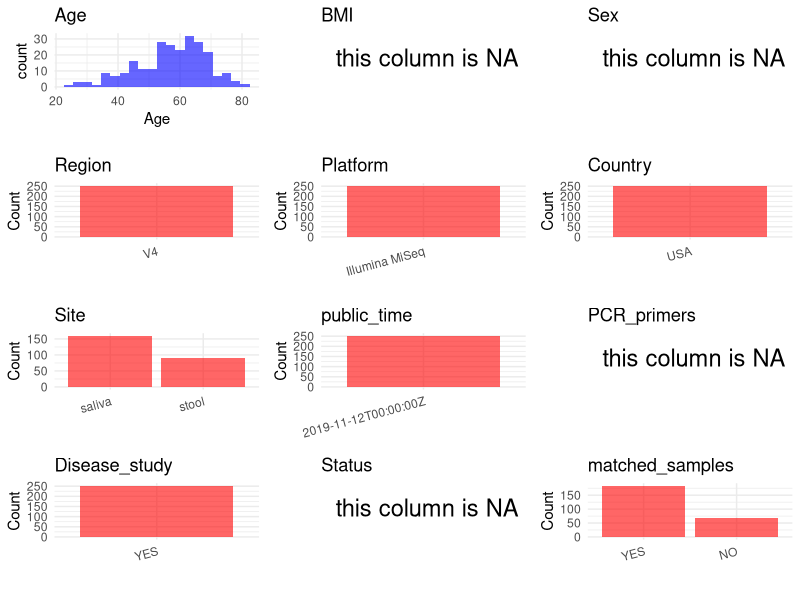

Recreate this plot in R. (Note: this script raises an error after producing the figure.)
## ---- chunk 1
# Load necessary libraries
library(dplyr)
library(ggplot2)
library(cowplot)

# Set working directory (update this path to your local directory)
setwd("/home/dongbiao/word_embedding_microbiome/all_data/oral/global-oral-microbiome/data/projects/PRJNA535518")

# Read the initial metadata files
initial_meta<-read.csv("SraRunTable.csv",header = T)

# Display the first few rows of the metadata
head(initial_meta)
## ---- chunk 2
# Create a uniform metadata dataframe
metadata <- data.frame(
  BioProject = initial_meta$BioProject,
  Run = initial_meta$Run,
  sample_name = initial_meta$Sample.Name,
  Age = initial_meta$AGE_067,
  BMI = NA,
  Sex= NA,
  Region = "V4",
  Platform = initial_meta$Instrument,
  Country = initial_meta$geo_loc_name_country,
  Site = initial_meta$env_medium,
  public_time = initial_meta$ReleaseDate,
  stringsAsFactors = FALSE
)
## ---- chunk 3
# Add information obtained from the publication
metadata$PCR_primers <- NA_character_  # Update based on the publication
metadata$title <- "Alterations in Oral Microbiota in HIV Are Related to Decreased Pulmonary Function"
metadata$Disease_study <- "YES"
metadata$Status <- NA_character_

#extract subject id by remove prefix of sample_name
metadata$sample_name <- gsub("_st|_sal", "", metadata$sample_name)

# Check initial data distribution
cat("Initial sample distribution:\n")
table(metadata$sample_name)
table(metadata$Site)

# Calculate sampling frequency per subject
sample_counts <- table(metadata$sample_name)
cat("\nNumber of samples per subject:\n")
print(sample_counts)

# Create matched_samples column
metadata$matched_samples <- ifelse(metadata$sample_name %in% names(sample_counts[sample_counts >= 2]), "YES", "NO")

cat("\nMatched samples distribution:\n")
table(metadata$matched_samples)

# Identify samples for removal: single samples excluding saliva 
single_samples <- names(sample_counts[sample_counts == 1])
samples_to_remove <- metadata$sample_name %in% single_samples & !(metadata$Site %in% c("saliva"))

cat("\nNumber of samples to be removed:", sum(samples_to_remove), "\n")

# Remove identified samples
metadata_clean <- metadata[!samples_to_remove, ]

cat("\nFinal sample distribution after cleaning:\n")
table(metadata_clean$sample_name)
table(metadata_clean$Site)
table(metadata_clean$matched_samples)

# Use cleaned dataset for subsequent analysis
metadata <- metadata_clean
## ---- chunk 4
# Check the number of unique runs and sample names
print(paste("Number of unique runs:", length(unique(metadata$Run))))
print(paste("Number of unique sample names:", length(unique(metadata$sample_name))))
## ---- chunk 5
# Select columns for visualization
plot_data <- metadata %>%
  select(-BioProject, -Run, -sample_name, -title)

# Function to create simple plots for each column
create_simple_plots <- function(data) {
  plots <- list()
  
  for (col in colnames(data)) {
    # Check if the column is all NA
    if (all(is.na(data[[col]]))) {
      # Create an empty plot with text indicating all NA
      p <- ggplot() +
        annotate("text", x = 0.5, y = 0.5, label = "this column is NA", size = 6) +
        labs(title = col) +
        theme_void()
    } else if (is.numeric(data[[col]])) {
      # Numeric variable: histogram
      p <- ggplot(data, aes(x = .data[[col]])) +
        geom_histogram(fill = "blue", alpha = 0.6, bins = 20, na.rm = TRUE) +
        labs(title = col) +
        theme_minimal()
    } else {
      # Categorical variable: bar plot (remove NA values)
      count_data <- as.data.frame(table(data[[col]], useNA = "ifany"))
      p <- ggplot(count_data, aes(x = reorder(Var1, -Freq), y = Freq)) +
        geom_col(fill = "red", alpha = 0.6) +
        labs(title = col, x = NULL, y = "Count") +
        theme_minimal() +
        theme(axis.text.x = element_text(angle = 15, hjust = 1))
    }
    plots[[col]] <- p
  }
  
  return(plots)
}

# Generate and arrange plots
plots <- create_simple_plots(plot_data)
p<-plot_grid(plots$Age, 
          plots$BMI, 
          plots$Sex, 
          plots$Region, 
          plots$Platform, 
          plots$Country, 
          plots$Site,
          plots$public_time, 
          plots$PCR_primers,
          plots$Disease_study,
          plots$Status,
          plots$matched_samples,# add 
          ncol = 3, align = "hv", axis = "lb")
ggsave("Metadata_Summary.png", plot = p, width = 8, height = 6, dpi = 150, bg = "white")
## ---- chunk 6
knitr::include_graphics("Metadata_Summary.png")
## ---- chunk 7
# Reorder columns to match the desired format
metadata <- metadata[, c(
  "BioProject", "Run", "sample_name", "Age", "BMI", "Sex", 
  "Region", "Platform", "Country", "Site", "public_time", 
  "PCR_primers", "title", "Disease_study", "Status","matched_samples"
)]

# Export the uniform metadata to a CSV file
write.csv(metadata, file = "metadata.csv", quote = FALSE)
head(metadata)
